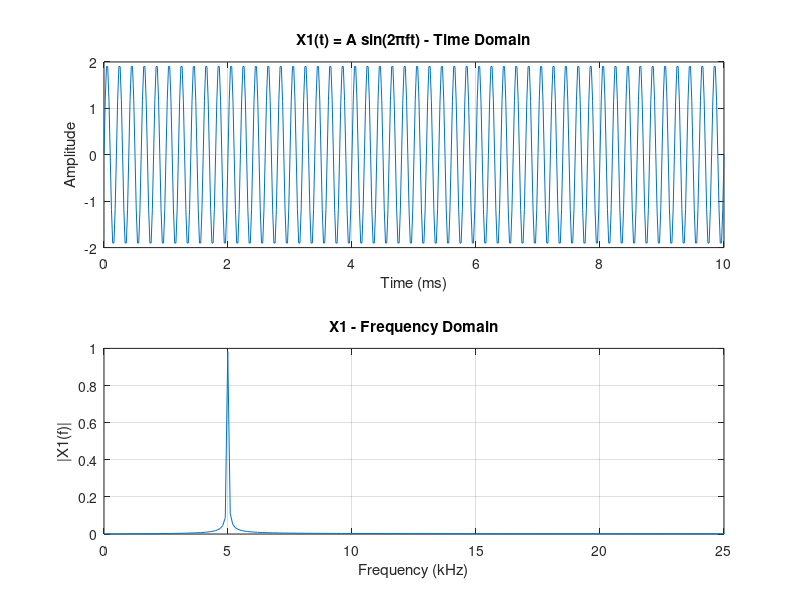

This figure's MATLAB source: (Note: this script raises an error after producing the figure.)

clear; clc; close all;

%% 1. Parameters from Student ID
A = 2;                      % Amplitude
f = 5000;                   % Signal frequency (Hz)
Fs = 50000;                 % Sampling frequency (Hz) > 2*f (Nyquist)
t = 0:1/Fs:0.01;            % Time vector: 0 to 10 ms
N = length(t);              % Number of samples
freq = (0:N-1)*(Fs/N);      % Frequency axis for FFT (Hz)

%% 2. Generate Original Signals
% X1: Sine wave
X1 = A * sin(2*pi*f*t);
% X2: Cosine wave
X2 = A * cos(2*pi*f*t);
% X3: Complex exponential
X3 = A * exp(1j*2*pi*f*t);

%% 3. Generate Random Noise Signals (Gaussian, zero mean)
rng(0);                     % For reproducible results (optional)
n1 = 0.8 * randn(size(t));  % Noise for X1
n2 = 0.8 * randn(size(t));  % Noise for X2
n3 = 0.8 * randn(size(t));  % Noise for X3

%% 4. Add Noise to Signals (Noisy Signals)
x1_noisy = X1 + n1;
x2_noisy = X2 + n2;
x3_noisy = X3 + n3;

%% ==================== PLOT ORIGINAL SIGNALS ====================
% Original X1 (Sine)
figure('Name','Original Signal X1 (Sine)');
subplot(2,1,1);
plot(t*1000, X1); xlabel('Time (ms)'); ylabel('Amplitude');
title('X1(t) = A sin(2πft) - Time Domain'); grid on;
subplot(2,1,2);
plot(freq/1000, abs(fft(X1))/N); xlabel('Frequency (kHz)'); ylabel('|X1(f)|');
title('X1 - Frequency Domain'); xlim([0 Fs/2/1000]); grid on;
sgtitle('Original Signal X1 (Sine)');

% Original X2 (Cosine)
figure('Name','Original Signal X2 (Cosine)');
subplot(2,1,1);
plot(t*1000, X2); xlabel('Time (ms)'); ylabel('Amplitude');
title('X2(t) = A cos(2πft) - Time Domain'); grid on;
subplot(2,1,2);
plot(freq/1000, abs(fft(X2))/N); xlabel('Frequency (kHz)'); ylabel('|X2(f)|');
title('X2 - Frequency Domain'); xlim([0 Fs/2/1000]); grid on;
sgtitle('Original Signal X2 (Cosine)');

% Original X3 (Complex Exponential) - Real, Imag, Magnitude
figure('Name','Original Signal X3 (Complex Exponential)');
subplot(3,1,1);
plot(t*1000, real(X3)); xlabel('Time (ms)'); ylabel('Amplitude');
title('X3 - Real Part (Cosine)'); grid on;
subplot(3,1,2);
plot(t*1000, imag(X3)); xlabel('Time (ms)'); ylabel('Amplitude');
title('X3 - Imaginary Part (Sine)'); grid on;
subplot(3,1,3);
plot(t*1000, abs(X3)); xlabel('Time (ms)'); ylabel('Magnitude');
title('X3 - Magnitude |A e^{j2πft}| = A (constant)'); grid on;
sgtitle('Original Signal X3 (Complex Exponential)');

%% ==================== PLOT NOISE SIGNALS ====================
% Noise n1
figure('Name','Noise n1');
subplot(2,1,1); plot(t*1000, n1); xlabel('Time (ms)'); ylabel('Amplitude');
title('Noise n1 - Time Domain'); grid on;
subplot(2,1,2); plot(freq/1000, abs(fft(n1))/N); xlabel('Frequency (kHz)');
ylabel('|N1(f)|'); title('Noise n1 - Frequency Domain'); xlim([0 Fs/2/1000]); grid on;
sgtitle('Noise Signal n1');

% Noise n2
figure('Name','Noise n2');
subplot(2,1,1); plot(t*1000, n2); xlabel('Time (ms)'); ylabel('Amplitude');
title('Noise n2 - Time Domain'); grid on;
subplot(2,1,2); plot(freq/1000, abs(fft(n2))/N); xlabel('Frequency (kHz)');
ylabel('|N2(f)|'); title('Noise n2 - Frequency Domain'); xlim([0 Fs/2/1000]); grid on;
sgtitle('Noise Signal n2');

% Noise n3
figure('Name','Noise n3');
subplot(2,1,1); plot(t*1000, n3); xlabel('Time (ms)'); ylabel('Amplitude');
title('Noise n3 - Time Domain'); grid on;
subplot(2,1,2); plot(freq/1000, abs(fft(n3))/N); xlabel('Frequency (kHz)');
ylabel('|N3(f)|'); title('Noise n3 - Frequency Domain'); xlim([0 Fs/2/1000]); grid on;
sgtitle('Noise Signal n3');

%% ==================== PLOT NOISY SIGNALS ====================
% Noisy X1
figure('Name','Noisy Signal x1');
subplot(2,1,1); plot(t*1000, x1_noisy); xlabel('Time (ms)'); ylabel('Amplitude');
title('Noisy X1 - Time Domain'); grid on;
subplot(2,1,2); plot(freq/1000, abs(fft(x1_noisy))/N); xlabel('Frequency (kHz)');
ylabel('|X1_{noisy}(f)|'); title('Noisy X1 - Frequency Domain (spike at 5 kHz)');
xlim([0 Fs/2/1000]); grid on; sgtitle('Noisy Signal x1');

% Noisy X2
figure('Name','Noisy Signal x2');
subplot(2,1,1); plot(t*1000, x2_noisy); xlabel('Time (ms)'); ylabel('Amplitude');
title('Noisy X2 - Time Domain'); grid on;
subplot(2,1,2); plot(freq/1000, abs(fft(x2_noisy))/N); xlabel('Frequency (kHz)');
ylabel('|X2_{noisy}(f)|'); title('Noisy X2 - Frequency Domain (spike at 5 kHz)');
xlim([0 Fs/2/1000]); grid on; sgtitle('Noisy Signal x2');

% Noisy X3 (Real, Imag, Magnitude spectrum)
figure('Name','Noisy Signal x3');
subplot(3,1,1); plot(t*1000, real(x3_noisy)); xlabel('Time (ms)'); ylabel('Amplitude');
title('Noisy X3 - Real Part'); grid on;
subplot(3,1,2); plot(t*1000, imag(x3_noisy)); xlabel('Time (ms)'); ylabel('Amplitude');
title('Noisy X3 - Imaginary Part'); grid on;
subplot(3,1,3); plot(freq/1000, abs(fft(x3_noisy))/N); xlabel('Frequency (kHz)');
ylabel('|X3_{noisy}(f)|'); title('Noisy X3 - Frequency Domain (Magnitude Spectrum)');
xlim([0 Fs/2/1000]); grid on; sgtitle('Noisy Signal x3 (Complex Exponential)');

%% ==================== FILTER DESIGN (Butterworth) ====================
% We assign different filter types to each signal:
%   X1 (sine)      -> Lowpass filter  (cutoff = 6.5 kHz)
%   X2 (cosine)    -> Highpass filter (cutoff = 3.5 kHz)
%   X3 (complex)   -> Bandpass filter (passband 4.5 - 5.5 kHz)

% Normalized frequencies (Nyquist = Fs/2 = 25000 Hz)
lp_cutoff = 6500 / (Fs/2);      % Lowpass cutoff at 6.5 kHz (passes 5 kHz)
hp_cutoff = 3500 / (Fs/2);      % Highpass cutoff at 3.5 kHz (passes 5 kHz)
bp_low  = 4500 / (Fs/2);        % Bandpass lower edge 4.5 kHz
bp_high = 5500 / (Fs/2);        % Bandpass upper edge 5.5 kHz

% 4th order Butterworth filters
[b_lp, a_lp] = butter(4, lp_cutoff, 'low');
[b_hp, a_hp] = butter(4, hp_cutoff, 'high');
[b_bp, a_bp] = butter(4, [bp_low, bp_high], 'bandpass');

% Plot frequency responses of the three filters
figure('Name','Filter Frequency Responses');
% Lowpass
subplot(3,1,1);
[H_lp, w] = freqz(b_lp, a_lp, 1024, Fs);
plot(w/1000, 20*log10(abs(H_lp)), 'LineWidth', 1.5);
xlabel('Frequency (kHz)'); ylabel('Magnitude (dB)');
title('Lowpass Filter (cutoff 6.5 kHz)'); grid on; ylim([-60 5]);
xline(6.5, '--r', '6.5 kHz');
% Highpass
subplot(3,1,2);
[H_hp, ~] = freqz(b_hp, a_hp, 1024, Fs);
plot(w/1000, 20*log10(abs(H_hp)), 'LineWidth', 1.5);
xlabel('Frequency (kHz)'); ylabel('Magnitude (dB)');
title('Highpass Filter (cutoff 3.5 kHz)'); grid on; ylim([-60 5]);
xline(3.5, '--r', '3.5 kHz');
% Bandpass
subplot(3,1,3);
[H_bp, ~] = freqz(b_bp, a_bp, 1024, Fs);
plot(w/1000, 20*log10(abs(H_bp)), 'LineWidth', 1.5);
xlabel('Frequency (kHz)'); ylabel('Magnitude (dB)');
title('Bandpass Filter (4.5 - 5.5 kHz)'); grid on; ylim([-60 5]);
xline(4.5, '--r', '4.5 kHz'); xline(5.5, '--r', '5.5 kHz');
sgtitle('Butterworth Filter Frequency Responses');

%% ==================== APPLY BUTTERWORTH FILTERS ====================
% X1 -> Lowpass, X2 -> Highpass, X3 -> Bandpass
y1_lp = filter(b_lp, a_lp, x1_noisy);   % Filtered sine
y2_hp = filter(b_hp, a_hp, x2_noisy);   % Filtered cosine
y3_bp = filter(b_bp, a_bp, x3_noisy);   % Filtered complex exponential

%% ==================== PLOT BUTTERWORTH FILTERED SIGNALS ====================
% Filtered y1 (Lowpass)
figure('Name','Filtered Output y1 (Lowpass)');
subplot(2,1,1); plot(t*1000, y1_lp); xlabel('Time (ms)'); ylabel('Amplitude');
title('Filtered y1 (Lowpass) - Time Domain (Sine recovered)'); grid on;
subplot(2,1,2); plot(freq/1000, abs(fft(y1_lp))/N); xlabel('Frequency (kHz)');
ylabel('|Y1(f)|'); title('Filtered y1 - Frequency Domain'); xlim([0 Fs/2/1000]); grid on;
sgtitle('Filtered Output y1 (Butterworth Lowpass)');

% Filtered y2 (Highpass)
figure('Name','Filtered Output y2 (Highpass)');
subplot(2,1,1); plot(t*1000, y2_hp); xlabel('Time (ms)'); ylabel('Amplitude');
title('Filtered y2 (Highpass) - Time Domain (Cosine recovered)'); grid on;
subplot(2,1,2); plot(freq/1000, abs(fft(y2_hp))/N); xlabel('Frequency (kHz)');
ylabel('|Y2(f)|'); title('Filtered y2 - Frequency Domain'); xlim([0 Fs/2/1000]); grid on;
sgtitle('Filtered Output y2 (Butterworth Highpass)');

% Filtered y3 (Bandpass) - Real, Imag, Magnitude
figure('Name','Filtered Output y3 (Bandpass)');
subplot(3,1,1); plot(t*1000, real(y3_bp)); xlabel('Time (ms)'); ylabel('Amplitude');
title('Filtered y3 - Real Part (Time Domain)'); grid on;
subplot(3,1,2); plot(t*1000, imag(y3_bp)); xlabel('Time (ms)'); ylabel('Amplitude');
title('Filtered y3 - Imaginary Part (Time Domain)'); grid on;
subplot(3,1,3); plot(freq/1000, abs(fft(y3_bp))/N); xlabel('Frequency (kHz)');
ylabel('|Y3(f)|'); title('Filtered y3 - Frequency Domain (Magnitude Spectrum)');
xlim([0 Fs/2/1000]); grid on;
sgtitle('Filtered Output y3 (Butterworth Bandpass)');

%% ==================== FOURIER (FFT) METHOD ====================
% Ideal bandpass filtering in frequency domain for all three signals.
% Mask passes frequencies from 4.5 kHz to 5.5 kHz (both positive and negative).
mask = zeros(1, N);
pos_idx = find(freq >= 4500 & freq <= 5500);
neg_idx = find(freq >= (Fs-5500) & freq <= (Fs-4500));
mask(pos_idx) = 1;
mask(neg_idx) = 1;

% Apply FFT mask
X1_fft = fft(x1_noisy);
X2_fft = fft(x2_noisy);
X3_fft = fft(x3_noisy);

X1_fft_filt = X1_fft .* mask;
X2_fft_filt = X2_fft .* mask;
X3_fft_filt = X3_fft .* mask;

% Inverse FFT (real for X1, X2; complex for X3)
y1_fft = real(ifft(X1_fft_filt));
y2_fft = real(ifft(X2_fft_filt));
y3_fft = ifft(X3_fft_filt);

%% ==================== PLOT FFT-METHOD FILTERED SIGNALS ====================
% FFT-filtered y1
figure('Name','FFT Method - y1');
subplot(2,1,1); plot(t*1000, y1_fft); xlabel('Time (ms)'); ylabel('Amplitude');
title('FFT Method y1 - Time Domain (Sine recovered)'); grid on;
subplot(2,1,2); plot(freq/1000, abs(fft(y1_fft))/N); xlabel('Frequency (kHz)');
ylabel('|Y1_{FFT}(f)|'); title('FFT Method y1 - Frequency Domain'); xlim([0 Fs/2/1000]); grid on;
sgtitle('FFT-Method Filtered Output y1');

% FFT-filtered y2
figure('Name','FFT Method - y2');
subplot(2,1,1); plot(t*1000, y2_fft); xlabel('Time (ms)'); ylabel('Amplitude');
title('FFT Method y2 - Time Domain (Cosine recovered)'); grid on;
subplot(2,1,2); plot(freq/1000, abs(fft(y2_fft))/N); xlabel('Frequency (kHz)');
ylabel('|Y2_{FFT}(f)|'); title('FFT Method y2 - Frequency Domain'); xlim([0 Fs/2/1000]); grid on;
sgtitle('FFT-Method Filtered Output y2');

% FFT-filtered y3 (Complex Exponential)
figure('Name','FFT Method - y3');
subplot(3,1,1); plot(t*1000, real(y3_fft)); xlabel('Time (ms)'); ylabel('Amplitude');
title('FFT Method y3 - Real Part'); grid on;
subplot(3,1,2); plot(t*1000, imag(y3_fft)); xlabel('Time (ms)'); ylabel('Amplitude');
title('FFT Method y3 - Imaginary Part'); grid on;
subplot(3,1,3); plot(freq/1000, abs(fft(y3_fft))/N); xlabel('Frequency (kHz)');
ylabel('|Y3_{FFT}(f)|'); title('FFT Method y3 - Frequency Domain'); xlim([0 Fs/2/1000]); grid on;
sgtitle('FFT-Method Filtered Output y3');

%% ==================== COMPARISON: Original vs Butterworth vs FFT ====================
% For each signal, overlay a short time segment and the frequency spectrum.

% --- Comparison for X1 (Sine) ---
figure('Name','Comparison - X1 (Sine)');
subplot(2,1,1);
plot(t*1000, X1, 'k', 'LineWidth', 1.2); hold on;
plot(t*1000, y1_lp, 'b', 'LineWidth', 1);
plot(t*1000, y1_fft, 'r--', 'LineWidth', 1);
xlabel('Time (ms)'); ylabel('Amplitude'); title('Time Domain Comparison (Sine)');
legend('Original','Butterworth (Lowpass)','FFT Method','Location','best');
xlim([0 2]); grid on; hold off;
subplot(2,1,2);
plot(freq/1000, abs(fft(X1))/N, 'k', 'LineWidth', 1.2); hold on;
plot(freq/1000, abs(fft(y1_lp))/N, 'b', 'LineWidth', 1);
plot(freq/1000, abs(fft(y1_fft))/N, 'r--', 'LineWidth', 1);
xlabel('Frequency (kHz)'); ylabel('Magnitude'); title('Frequency Domain Comparison');
legend('Original','Butterworth','FFT Method','Location','best');
xlim([0 10]); grid on; hold off;
sgtitle('Comparison for X1 (Sine)');

% --- Comparison for X2 (Cosine) ---
figure('Name','Comparison - X2 (Cosine)');
subplot(2,1,1);
plot(t*1000, X2, 'k', 'LineWidth', 1.2); hold on;
plot(t*1000, y2_hp, 'b', 'LineWidth', 1);
plot(t*1000, y2_fft, 'r--', 'LineWidth', 1);
xlabel('Time (ms)'); ylabel('Amplitude'); title('Time Domain Comparison (Cosine)');
legend('Original','Butterworth (Highpass)','FFT Method','Location','best');
xlim([0 2]); grid on; hold off;
subplot(2,1,2);
plot(freq/1000, abs(fft(X2))/N, 'k', 'LineWidth', 1.2); hold on;
plot(freq/1000, abs(fft(y2_hp))/N, 'b', 'LineWidth', 1);
plot(freq/1000, abs(fft(y2_fft))/N, 'r--', 'LineWidth', 1);
xlabel('Frequency (kHz)'); ylabel('Magnitude'); title('Frequency Domain Comparison');
legend('Original','Butterworth','FFT Method','Location','best');
xlim([0 10]); grid on; hold off;
sgtitle('Comparison for X2 (Cosine)');

% --- Comparison for X3 (Complex Exponential) - Real part and Magnitude ---
figure('Name','Comparison - X3 (Complex Exp)');
subplot(2,2,1);
plot(t*1000, real(X3), 'k', 'LineWidth', 1.2); hold on;
plot(t*1000, real(y3_bp), 'b', 'LineWidth', 1);
plot(t*1000, real(y3_fft), 'r--', 'LineWidth', 1);
xlabel('Time (ms)'); ylabel('Amplitude'); title('Real Part Comparison');
legend('Original','Butterworth (Bandpass)','FFT Method','Location','best');
xlim([0 2]); grid on; hold off;
subplot(2,2,2);
plot(t*1000, imag(X3), 'k', 'LineWidth', 1.2); hold on;
plot(t*1000, imag(y3_bp), 'b', 'LineWidth', 1);
plot(t*1000, imag(y3_fft), 'r--', 'LineWidth', 1);
xlabel('Time (ms)'); ylabel('Amplitude'); title('Imaginary Part Comparison');
legend('Original','Butterworth','FFT Method','Location','best');
xlim([0 2]); grid on; hold off;
subplot(2,2,3);
plot(freq/1000, abs(fft(X3))/N, 'k', 'LineWidth', 1.2); hold on;
plot(freq/1000, abs(fft(y3_bp))/N, 'b', 'LineWidth', 1);
plot(freq/1000, abs(fft(y3_fft))/N, 'r--', 'LineWidth', 1);
xlabel('Frequency (kHz)'); ylabel('Magnitude'); title('Frequency Spectrum Comparison');
legend('Original','Butterworth','FFT Method','Location','best');
xlim([0 10]); grid on; hold off;
subplot(2,2,4);
plot(t*1000, abs(X3), 'k', 'LineWidth', 1.2); hold on;
plot(t*1000, abs(y3_bp), 'b', 'LineWidth', 1);
plot(t*1000, abs(y3_fft), 'r--', 'LineWidth', 1);
xlabel('Time (ms)'); ylabel('Magnitude'); title('Magnitude Comparison (should be constant A=2)');
legend('Original','Butterworth','FFT Method','Location','best');
ylim([0 3]); grid on; hold off;
sgtitle('Comparison for X3 (Complex Exponential)');

%% ==================== COMMENTS ====================
disp('All figures generated successfully.');
disp('Observations:');
disp('- The Butterworth filters (Lowpass, Highpass, Bandpass) recover the 5 kHz signal with slight phase distortion/transient.');
disp('- The FFT method (ideal bandpass mask) removes noise perfectly without transient effects, suitable for offline processing.');
disp('- For the complex exponential, the magnitude is restored to A=2 after filtering.');
